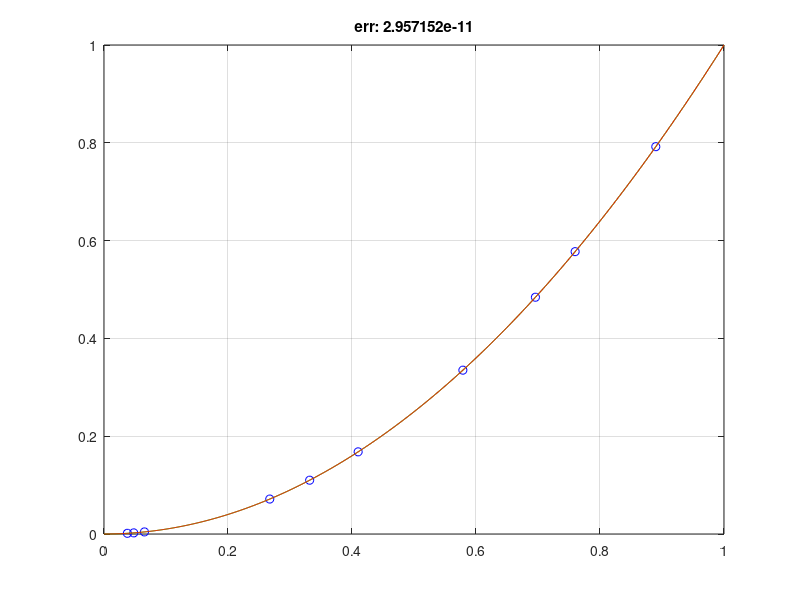

The MATLAB source for this figure:
clear;
close all;
clc;

%% Regression in one dimensional space

%% Data initialization
n = 10;                         % number of samples
m = 1000;                       % number of points to plot the true function
sigma = .00;                    % variance of the noise (gaussian distrib) => the most important variable

% True function
XT = linspace(0,1,m)';
YT = XT.^2;

% Estimate y = x^2 where x \in [0,1]
X = rand(n,1);
Y = X.^2 + sigma * randn(n,1);  % i add noise

figure, grid on, box on, hold on
xlim([0,1]);
ylim([0,1]);
plot(X,Y,'ob');                          % i want to put blue (b) balls (o)
plot(XT,YT,'-g');                        % green (g) straight lines (-)

%% Polynomial regression
p = 8;                          % 2nd order polynomial
A = [];
for i = 0:p
   A = [A, X.^i]; 
end
% optimal coefficients: c = (A' A)^+ A'y
c = (A'*A)\(A'*Y);

% I plot the function that i learned
A = [];
for i = 0:p
   A = [A, XT.^i]; 
end
YP = A*c;                          % prediction

% I compute the mean error and set it as the plot title
error = mean(abs(YP-YT));
title(sprintf('err: %e',error));

plot(XT, YP, '-r');                % red lines